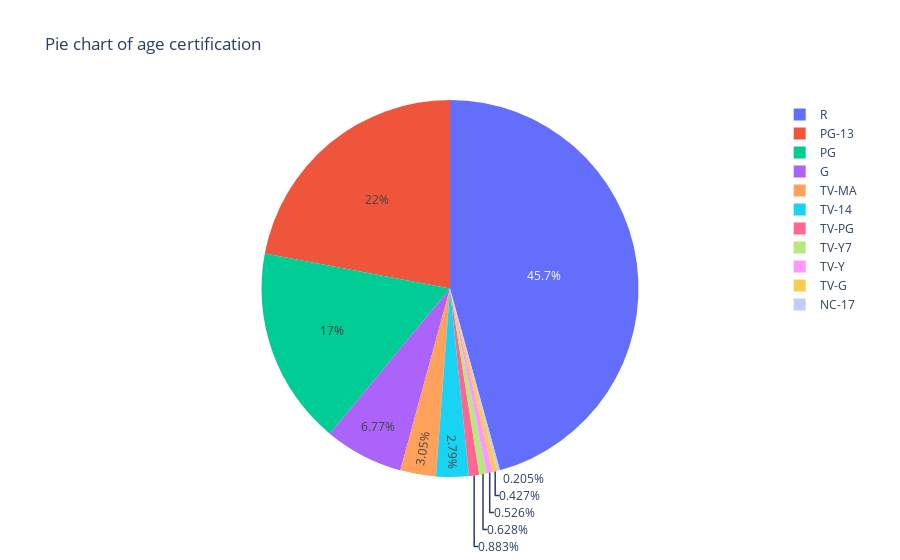

Here is the notebook cell this chart was saved with:
### Code cell
#pie chart of age certification
import plotly.express as px
fig =px.pie(values = a, names = a.index, title = 'Pie chart of age certification')
fig.show()

### Figure 1 — Plotly figure (JSON) as saved in the notebook; plotly's stock layout.template omitted (floating-point values rounded to 4 significant figures)
{"data": [{"domain": {"x": [0, 1], "y": [0, 1]}, "hovertemplate": "label=%{label}<br>value=%{value}<extra></extra>", "labels": ["R", "PG-13", "PG", "G", "TV-MA", "TV-14", "TV-PG", "TV-Y7", "TV-Y", "TV-G", "NC-17"], "legendgroup": "", "name": "", "showlegend": true, "type": "pie", "values": [25931, 12492, 9617, 3839, 1732, 1583, 501, 356, 298, 242, 116]}], "layout": {"autosize": true, "legend": {"tracegroupgap": 0}, "title": {"text": "Pie chart of age certification"}}}
